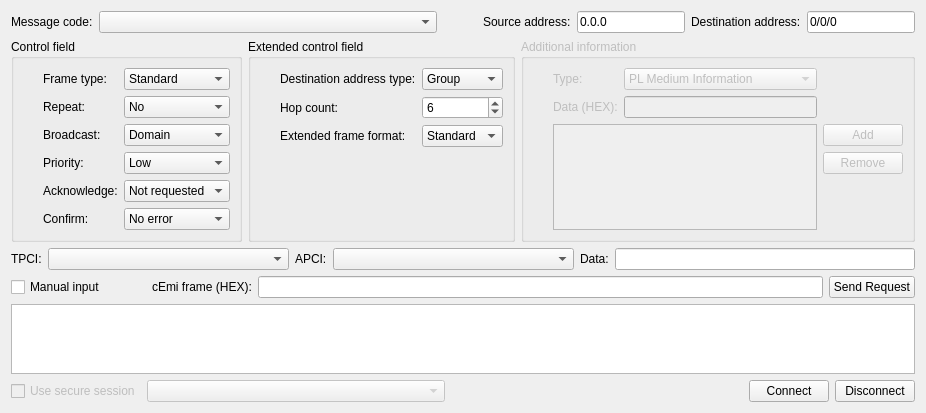
<?xml version="1.0" encoding="UTF-8"?>
<ui version="4.0">
 <class>Tunneling</class>
 <widget class="QWidget" name="Tunneling">
  <property name="geometry">
   <rect>
    <x>0</x>
    <y>0</y>
    <width>856</width>
    <height>404</height>
   </rect>
  </property>
  <property name="windowTitle">
   <string>Form</string>
  </property>
  <layout class="QVBoxLayout" name="verticalLayout_2">
   <item>
    <layout class="QHBoxLayout" name="horizontalLayout_3" stretch="0,1,0,0,0,0,0">
     <item>
      <widget class="QLabel" name="label">
       <property name="sizePolicy">
        <sizepolicy hsizetype="Maximum" vsizetype="Preferred">
         <horstretch>0</horstretch>
         <verstretch>0</verstretch>
        </sizepolicy>
       </property>
       <property name="text">
        <string>Message code:</string>
       </property>
      </widget>
     </item>
     <item>
      <widget class="QComboBox" name="mc">
       <property name="sizePolicy">
        <sizepolicy hsizetype="Preferred" vsizetype="MinimumExpanding">
         <horstretch>0</horstretch>
         <verstretch>0</verstretch>
        </sizepolicy>
       </property>
      </widget>
     </item>
     <item>
      <spacer name="horizontalSpacer_6">
       <property name="orientation">
        <enum>Qt::Horizontal</enum>
       </property>
       <property name="sizeHint" stdset="0">
        <size>
         <width>40</width>
         <height>20</height>
        </size>
       </property>
      </spacer>
     </item>
     <item>
      <widget class="QLabel" name="label_14">
       <property name="text">
        <string>Source address:</string>
       </property>
      </widget>
     </item>
     <item>
      <widget class="QLineEdit" name="sourceAddress">
       <property name="sizePolicy">
        <sizepolicy hsizetype="Maximum" vsizetype="Fixed">
         <horstretch>0</horstretch>
         <verstretch>0</verstretch>
        </sizepolicy>
       </property>
       <property name="text">
        <string>0.0.0</string>
       </property>
       <property name="maxLength">
        <number>9</number>
       </property>
      </widget>
     </item>
     <item>
      <widget class="QLabel" name="label_15">
       <property name="text">
        <string>Destination address:</string>
       </property>
      </widget>
     </item>
     <item>
      <widget class="QLineEdit" name="destAddress">
       <property name="sizePolicy">
        <sizepolicy hsizetype="Maximum" vsizetype="Fixed">
         <horstretch>0</horstretch>
         <verstretch>0</verstretch>
        </sizepolicy>
       </property>
       <property name="text">
        <string>0/0/0</string>
       </property>
      </widget>
     </item>
    </layout>
   </item>
   <item>
    <layout class="QHBoxLayout" name="horizontalLayout">
     <item>
      <layout class="QVBoxLayout" name="verticalLayout">
       <item>
        <widget class="QGroupBox" name="groupBox">
         <property name="title">
          <string>Control field</string>
         </property>
         <layout class="QGridLayout" name="gridLayout">
          <item row="5" column="2">
           <widget class="QComboBox" name="confirm">
            <item>
             <property name="text">
              <string>No error</string>
             </property>
            </item>
            <item>
             <property name="text">
              <string>Error</string>
             </property>
            </item>
           </widget>
          </item>
          <item row="4" column="1">
           <widget class="QLabel" name="label_10">
            <property name="text">
             <string>Acknowledge:</string>
            </property>
           </widget>
          </item>
          <item row="6" column="1">
           <spacer name="verticalSpacer_2">
            <property name="orientation">
             <enum>Qt::Vertical</enum>
            </property>
            <property name="sizeHint" stdset="0">
             <size>
              <width>20</width>
              <height>40</height>
             </size>
            </property>
           </spacer>
          </item>
          <item row="0" column="0">
           <spacer name="horizontalSpacer">
            <property name="orientation">
             <enum>Qt::Horizontal</enum>
            </property>
            <property name="sizeType">
             <enum>QSizePolicy::Fixed</enum>
            </property>
            <property name="sizeHint" stdset="0">
             <size>
              <width>20</width>
              <height>20</height>
             </size>
            </property>
           </spacer>
          </item>
          <item row="3" column="1">
           <widget class="QLabel" name="label_11">
            <property name="text">
             <string>Priority:</string>
            </property>
           </widget>
          </item>
          <item row="3" column="2">
           <widget class="QComboBox" name="priority">
            <property name="currentIndex">
             <number>3</number>
            </property>
            <item>
             <property name="text">
              <string>System</string>
             </property>
            </item>
            <item>
             <property name="text">
              <string>Normal</string>
             </property>
            </item>
            <item>
             <property name="text">
              <string>Urgent</string>
             </property>
            </item>
            <item>
             <property name="text">
              <string>Low</string>
             </property>
            </item>
           </widget>
          </item>
          <item row="2" column="2">
           <widget class="QComboBox" name="broadcast">
            <property name="currentIndex">
             <number>1</number>
            </property>
            <item>
             <property name="text">
              <string>System</string>
             </property>
            </item>
            <item>
             <property name="text">
              <string>Domain</string>
             </property>
            </item>
           </widget>
          </item>
          <item row="1" column="2">
           <widget class="QComboBox" name="repeat">
            <property name="currentIndex">
             <number>1</number>
            </property>
            <item>
             <property name="text">
              <string>Yes</string>
             </property>
            </item>
            <item>
             <property name="text">
              <string>No</string>
             </property>
            </item>
           </widget>
          </item>
          <item row="0" column="1">
           <widget class="QLabel" name="label_7">
            <property name="text">
             <string>Frame type:</string>
            </property>
           </widget>
          </item>
          <item row="2" column="1">
           <widget class="QLabel" name="label_8">
            <property name="text">
             <string>Broadcast:</string>
            </property>
           </widget>
          </item>
          <item row="1" column="1">
           <widget class="QLabel" name="label_9">
            <property name="text">
             <string>Repeat:</string>
            </property>
           </widget>
          </item>
          <item row="4" column="2">
           <widget class="QComboBox" name="acknowledge">
            <item>
             <property name="text">
              <string>Not requested</string>
             </property>
            </item>
            <item>
             <property name="text">
              <string>Requested</string>
             </property>
            </item>
           </widget>
          </item>
          <item row="5" column="1">
           <widget class="QLabel" name="label_12">
            <property name="text">
             <string>Confirm:</string>
            </property>
           </widget>
          </item>
          <item row="0" column="2">
           <widget class="QComboBox" name="frameFormat">
            <property name="currentIndex">
             <number>1</number>
            </property>
            <item>
             <property name="text">
              <string>Extended</string>
             </property>
            </item>
            <item>
             <property name="text">
              <string>Standard</string>
             </property>
            </item>
           </widget>
          </item>
         </layout>
        </widget>
       </item>
      </layout>
     </item>
     <item>
      <layout class="QVBoxLayout" name="verticalLayout_3">
       <item>
        <widget class="QGroupBox" name="groupBox_2">
         <property name="title">
          <string>Extended control field</string>
         </property>
         <layout class="QGridLayout" name="gridLayout_2">
          <item row="2" column="2">
           <widget class="QComboBox" name="extFrameFormat">
            <item>
             <property name="text">
              <string>Standard</string>
             </property>
            </item>
            <item>
             <property name="text">
              <string>LTE</string>
             </property>
            </item>
           </widget>
          </item>
          <item row="0" column="1">
           <widget class="QLabel" name="label_5">
            <property name="text">
             <string>Destination address type:</string>
            </property>
           </widget>
          </item>
          <item row="0" column="0">
           <spacer name="horizontalSpacer_4">
            <property name="orientation">
             <enum>Qt::Horizontal</enum>
            </property>
            <property name="sizeType">
             <enum>QSizePolicy::Fixed</enum>
            </property>
            <property name="sizeHint" stdset="0">
             <size>
              <width>20</width>
              <height>20</height>
             </size>
            </property>
           </spacer>
          </item>
          <item row="0" column="2">
           <widget class="QComboBox" name="destAddrType">
            <item>
             <property name="text">
              <string>Group</string>
             </property>
            </item>
            <item>
             <property name="text">
              <string>Individual</string>
             </property>
            </item>
           </widget>
          </item>
          <item row="2" column="1">
           <widget class="QLabel" name="label_6">
            <property name="text">
             <string>Extended frame format:</string>
            </property>
           </widget>
          </item>
          <item row="1" column="1">
           <widget class="QLabel" name="label_4">
            <property name="text">
             <string>Hop count:</string>
            </property>
           </widget>
          </item>
          <item row="1" column="2">
           <widget class="QSpinBox" name="hopCount">
            <property name="maximum">
             <number>7</number>
            </property>
            <property name="value">
             <number>6</number>
            </property>
           </widget>
          </item>
          <item row="3" column="1">
           <spacer name="verticalSpacer">
            <property name="orientation">
             <enum>Qt::Vertical</enum>
            </property>
            <property name="sizeHint" stdset="0">
             <size>
              <width>20</width>
              <height>40</height>
             </size>
            </property>
           </spacer>
          </item>
         </layout>
        </widget>
       </item>
      </layout>
     </item>
     <item>
      <widget class="QGroupBox" name="additionalInfo">
       <property name="enabled">
        <bool>false</bool>
       </property>
       <property name="title">
        <string>Additional information</string>
       </property>
       <layout class="QGridLayout" name="gridLayout_3">
        <item row="0" column="2">
         <widget class="QComboBox" name="additionalInfoTypes">
          <property name="currentText">
           <string>PL Medium Information</string>
          </property>
          <property name="currentIndex">
           <number>1</number>
          </property>
          <item>
           <property name="text">
            <string>Reserved</string>
           </property>
          </item>
          <item>
           <property name="text">
            <string>PL Medium Information</string>
           </property>
          </item>
          <item>
           <property name="text">
            <string>RF Medium Information</string>
           </property>
          </item>
          <item>
           <property name="text">
            <string>Busmonitor Status Info</string>
           </property>
          </item>
          <item>
           <property name="text">
            <string>Timestamp Relative</string>
           </property>
          </item>
          <item>
           <property name="text">
            <string>Time Delay Until Sending</string>
           </property>
          </item>
          <item>
           <property name="text">
            <string>Extended Relative Timestamp</string>
           </property>
          </item>
          <item>
           <property name="text">
            <string>BiBat Information</string>
           </property>
          </item>
          <item>
           <property name="text">
            <string>RF Multi Information</string>
           </property>
          </item>
          <item>
           <property name="text">
            <string>Preamble and Postamble</string>
           </property>
          </item>
          <item>
           <property name="text">
            <string>RF Fas tAcknowledgment</string>
           </property>
          </item>
          <item>
           <property name="text">
            <string>Manufacturer Specific Data</string>
           </property>
          </item>
          <item>
           <property name="text">
            <string>Escape Code</string>
           </property>
          </item>
         </widget>
        </item>
        <item row="1" column="2">
         <widget class="QLineEdit" name="additionallnfoData">
          <property name="maxLength">
           <number>4</number>
          </property>
         </widget>
        </item>
        <item row="0" column="0">
         <spacer name="horizontalSpacer_5">
          <property name="orientation">
           <enum>Qt::Horizontal</enum>
          </property>
          <property name="sizeType">
           <enum>QSizePolicy::Fixed</enum>
          </property>
          <property name="sizeHint" stdset="0">
           <size>
            <width>20</width>
            <height>20</height>
           </size>
          </property>
         </spacer>
        </item>
        <item row="0" column="1">
         <widget class="QLabel" name="label_25">
          <property name="sizePolicy">
           <sizepolicy hsizetype="Maximum" vsizetype="Preferred">
            <horstretch>0</horstretch>
            <verstretch>0</verstretch>
           </sizepolicy>
          </property>
          <property name="text">
           <string>Type:</string>
          </property>
         </widget>
        </item>
        <item row="1" column="1">
         <widget class="QLabel" name="label_26">
          <property name="text">
           <string>Data (HEX):</string>
          </property>
         </widget>
        </item>
        <item row="2" column="1" rowspan="3" colspan="2">
         <widget class="QListWidget" name="additionalInfosList"/>
        </item>
        <item row="2" column="3">
         <widget class="QPushButton" name="addAdditionalInfo">
          <property name="text">
           <string>Add</string>
          </property>
         </widget>
        </item>
        <item row="3" column="3">
         <widget class="QPushButton" name="removeAdditionalInfo">
          <property name="text">
           <string>Remove</string>
          </property>
         </widget>
        </item>
       </layout>
      </widget>
     </item>
    </layout>
   </item>
   <item>
    <layout class="QHBoxLayout" name="horizontalLayout_4">
     <item>
      <widget class="QLabel" name="label_3">
       <property name="sizePolicy">
        <sizepolicy hsizetype="Maximum" vsizetype="Preferred">
         <horstretch>0</horstretch>
         <verstretch>0</verstretch>
        </sizepolicy>
       </property>
       <property name="text">
        <string>TPCI:</string>
       </property>
      </widget>
     </item>
     <item>
      <widget class="QComboBox" name="tpci"/>
     </item>
     <item>
      <widget class="QLabel" name="label_2">
       <property name="sizePolicy">
        <sizepolicy hsizetype="Maximum" vsizetype="Preferred">
         <horstretch>0</horstretch>
         <verstretch>0</verstretch>
        </sizepolicy>
       </property>
       <property name="text">
        <string>APCI:</string>
       </property>
      </widget>
     </item>
     <item>
      <widget class="QComboBox" name="apci"/>
     </item>
     <item>
      <widget class="QLabel" name="label_16">
       <property name="sizePolicy">
        <sizepolicy hsizetype="Maximum" vsizetype="Preferred">
         <horstretch>0</horstretch>
         <verstretch>0</verstretch>
        </sizepolicy>
       </property>
       <property name="text">
        <string>Data:</string>
       </property>
      </widget>
     </item>
     <item>
      <widget class="QLineEdit" name="data">
       <property name="sizePolicy">
        <sizepolicy hsizetype="Fixed" vsizetype="Fixed">
         <horstretch>0</horstretch>
         <verstretch>0</verstretch>
        </sizepolicy>
       </property>
       <property name="minimumSize">
        <size>
         <width>300</width>
         <height>0</height>
        </size>
       </property>
       <property name="text">
        <string/>
       </property>
      </widget>
     </item>
    </layout>
   </item>
   <item>
    <layout class="QHBoxLayout" name="horizontalLayout_5">
     <item>
      <widget class="QCheckBox" name="manualInput">
       <property name="text">
        <string>Manual input</string>
       </property>
      </widget>
     </item>
     <item>
      <spacer name="horizontalSpacer_7">
       <property name="orientation">
        <enum>Qt::Horizontal</enum>
       </property>
       <property name="sizeType">
        <enum>QSizePolicy::Fixed</enum>
       </property>
       <property name="sizeHint" stdset="0">
        <size>
         <width>40</width>
         <height>20</height>
        </size>
       </property>
      </spacer>
     </item>
     <item>
      <widget class="QLabel" name="label_17">
       <property name="sizePolicy">
        <sizepolicy hsizetype="Maximum" vsizetype="Preferred">
         <horstretch>0</horstretch>
         <verstretch>0</verstretch>
        </sizepolicy>
       </property>
       <property name="text">
        <string>cEmi frame (HEX):</string>
       </property>
      </widget>
     </item>
     <item>
      <widget class="QLineEdit" name="cemiFrame">
       <property name="enabled">
        <bool>true</bool>
       </property>
       <property name="text">
        <string/>
       </property>
       <property name="readOnly">
        <bool>true</bool>
       </property>
      </widget>
     </item>
     <item>
      <widget class="QPushButton" name="tunnelingSendRequest">
       <property name="sizePolicy">
        <sizepolicy hsizetype="Maximum" vsizetype="Fixed">
         <horstretch>0</horstretch>
         <verstretch>0</verstretch>
        </sizepolicy>
       </property>
       <property name="text">
        <string>Send Request</string>
       </property>
      </widget>
     </item>
    </layout>
   </item>
   <item>
    <widget class="QTextEdit" name="textOuputTunneling">
     <property name="focusPolicy">
      <enum>Qt::StrongFocus</enum>
     </property>
     <property name="contextMenuPolicy">
      <enum>Qt::DefaultContextMenu</enum>
     </property>
     <property name="acceptDrops">
      <bool>false</bool>
     </property>
     <property name="undoRedoEnabled">
      <bool>false</bool>
     </property>
     <property name="readOnly">
      <bool>true</bool>
     </property>
    </widget>
   </item>
   <item>
    <layout class="QHBoxLayout" name="horizontalLayout_2">
     <item>
      <widget class="QCheckBox" name="secureSessionCheckBox">
       <property name="enabled">
        <bool>false</bool>
       </property>
       <property name="text">
        <string>Use secure session</string>
       </property>
      </widget>
     </item>
     <item>
      <widget class="QComboBox" name="secureSessionCb">
       <property name="enabled">
        <bool>false</bool>
       </property>
       <property name="sizePolicy">
        <sizepolicy hsizetype="MinimumExpanding" vsizetype="Fixed">
         <horstretch>0</horstretch>
         <verstretch>0</verstretch>
        </sizepolicy>
       </property>
      </widget>
     </item>
     <item>
      <spacer name="horizontalSpacer_2">
       <property name="orientation">
        <enum>Qt::Horizontal</enum>
       </property>
       <property name="sizeType">
        <enum>QSizePolicy::Expanding</enum>
       </property>
       <property name="sizeHint" stdset="0">
        <size>
         <width>40</width>
         <height>20</height>
        </size>
       </property>
      </spacer>
     </item>
     <item>
      <widget class="QPushButton" name="connectTunneling">
       <property name="text">
        <string>Connect</string>
       </property>
      </widget>
     </item>
     <item>
      <widget class="QPushButton" name="disconnectTunneling">
       <property name="text">
        <string>Disconnect</string>
       </property>
      </widget>
     </item>
    </layout>
   </item>
  </layout>
 </widget>
 <tabstops>
  <tabstop>mc</tabstop>
  <tabstop>sourceAddress</tabstop>
  <tabstop>destAddress</tabstop>
  <tabstop>frameFormat</tabstop>
  <tabstop>repeat</tabstop>
  <tabstop>broadcast</tabstop>
  <tabstop>priority</tabstop>
  <tabstop>acknowledge</tabstop>
  <tabstop>confirm</tabstop>
  <tabstop>destAddrType</tabstop>
  <tabstop>hopCount</tabstop>
  <tabstop>extFrameFormat</tabstop>
  <tabstop>additionalInfoTypes</tabstop>
  <tabstop>additionallnfoData</tabstop>
  <tabstop>addAdditionalInfo</tabstop>
  <tabstop>removeAdditionalInfo</tabstop>
  <tabstop>tpci</tabstop>
  <tabstop>apci</tabstop>
  <tabstop>data</tabstop>
  <tabstop>manualInput</tabstop>
  <tabstop>tunnelingSendRequest</tabstop>
 </tabstops>
 <resources/>
 <connections>
  <connection>
   <sender>manualInput</sender>
   <signal>clicked(bool)</signal>
   <receiver>label</receiver>
   <slot>setDisabled(bool)</slot>
   <hints>
    <hint type="sourcelabel">
     <x>26</x>
     <y>282</y>
    </hint>
    <hint type="destinationlabel">
     <x>23</x>
     <y>23</y>
    </hint>
   </hints>
  </connection>
  <connection>
   <sender>manualInput</sender>
   <signal>clicked(bool)</signal>
   <receiver>mc</receiver>
   <slot>setDisabled(bool)</slot>
   <hints>
    <hint type="sourcelabel">
     <x>47</x>
     <y>282</y>
    </hint>
    <hint type="destinationlabel">
     <x>94</x>
     <y>21</y>
    </hint>
   </hints>
  </connection>
  <connection>
   <sender>manualInput</sender>
   <signal>clicked(bool)</signal>
   <receiver>groupBox</receiver>
   <slot>setDisabled(bool)</slot>
   <hints>
    <hint type="sourcelabel">
     <x>68</x>
     <y>282</y>
    </hint>
    <hint type="destinationlabel">
     <x>42</x>
     <y>121</y>
    </hint>
   </hints>
  </connection>
  <connection>
   <sender>manualInput</sender>
   <signal>clicked(bool)</signal>
   <receiver>groupBox_2</receiver>
   <slot>setDisabled(bool)</slot>
   <hints>
    <hint type="sourcelabel">
     <x>79</x>
     <y>282</y>
    </hint>
    <hint type="destinationlabel">
     <x>462</x>
     <y>143</y>
    </hint>
   </hints>
  </connection>
  <connection>
   <sender>manualInput</sender>
   <signal>clicked(bool)</signal>
   <receiver>sourceAddress</receiver>
   <slot>setDisabled(bool)</slot>
   <hints>
    <hint type="sourcelabel">
     <x>24</x>
     <y>282</y>
    </hint>
    <hint type="destinationlabel">
     <x>576</x>
     <y>29</y>
    </hint>
   </hints>
  </connection>
  <connection>
   <sender>manualInput</sender>
   <signal>clicked(bool)</signal>
   <receiver>label_14</receiver>
   <slot>setDisabled(bool)</slot>
   <hints>
    <hint type="sourcelabel">
     <x>66</x>
     <y>282</y>
    </hint>
    <hint type="destinationlabel">
     <x>402</x>
     <y>29</y>
    </hint>
   </hints>
  </connection>
  <connection>
   <sender>manualInput</sender>
   <signal>clicked(bool)</signal>
   <receiver>label_15</receiver>
   <slot>setDisabled(bool)</slot>
   <hints>
    <hint type="sourcelabel">
     <x>67</x>
     <y>282</y>
    </hint>
    <hint type="destinationlabel">
     <x>706</x>
     <y>29</y>
    </hint>
   </hints>
  </connection>
  <connection>
   <sender>manualInput</sender>
   <signal>clicked(bool)</signal>
   <receiver>destAddress</receiver>
   <slot>setDisabled(bool)</slot>
   <hints>
    <hint type="sourcelabel">
     <x>60</x>
     <y>282</y>
    </hint>
    <hint type="destinationlabel">
     <x>845</x>
     <y>29</y>
    </hint>
   </hints>
  </connection>
  <connection>
   <sender>manualInput</sender>
   <signal>clicked(bool)</signal>
   <receiver>label_16</receiver>
   <slot>setDisabled(bool)</slot>
   <hints>
    <hint type="sourcelabel">
     <x>39</x>
     <y>282</y>
    </hint>
    <hint type="destinationlabel">
     <x>539</x>
     <y>254</y>
    </hint>
   </hints>
  </connection>
  <connection>
   <sender>manualInput</sender>
   <signal>clicked(bool)</signal>
   <receiver>data</receiver>
   <slot>setDisabled(bool)</slot>
   <hints>
    <hint type="sourcelabel">
     <x>89</x>
     <y>282</y>
    </hint>
    <hint type="destinationlabel">
     <x>680</x>
     <y>250</y>
    </hint>
   </hints>
  </connection>
  <connection>
   <sender>manualInput</sender>
   <signal>clicked(bool)</signal>
   <receiver>label_2</receiver>
   <slot>setDisabled(bool)</slot>
   <hints>
    <hint type="sourcelabel">
     <x>22</x>
     <y>282</y>
    </hint>
    <hint type="destinationlabel">
     <x>280</x>
     <y>254</y>
    </hint>
   </hints>
  </connection>
  <connection>
   <sender>manualInput</sender>
   <signal>clicked(bool)</signal>
   <receiver>apci</receiver>
   <slot>setDisabled(bool)</slot>
   <hints>
    <hint type="sourcelabel">
     <x>25</x>
     <y>282</y>
    </hint>
    <hint type="destinationlabel">
     <x>411</x>
     <y>254</y>
    </hint>
   </hints>
  </connection>
  <connection>
   <sender>manualInput</sender>
   <signal>clicked(bool)</signal>
   <receiver>label_3</receiver>
   <slot>setDisabled(bool)</slot>
   <hints>
    <hint type="sourcelabel">
     <x>61</x>
     <y>282</y>
    </hint>
    <hint type="destinationlabel">
     <x>36</x>
     <y>254</y>
    </hint>
   </hints>
  </connection>
  <connection>
   <sender>manualInput</sender>
   <signal>clicked(bool)</signal>
   <receiver>tpci</receiver>
   <slot>setDisabled(bool)</slot>
   <hints>
    <hint type="sourcelabel">
     <x>61</x>
     <y>282</y>
    </hint>
    <hint type="destinationlabel">
     <x>254</x>
     <y>254</y>
    </hint>
   </hints>
  </connection>
  <connection>
   <sender>secureSessionCheckBox</sender>
   <signal>toggled(bool)</signal>
   <receiver>secureSessionCb</receiver>
   <slot>setEnabled(bool)</slot>
   <hints>
    <hint type="sourcelabel">
     <x>75</x>
     <y>384</y>
    </hint>
    <hint type="destinationlabel">
     <x>150</x>
     <y>383</y>
    </hint>
   </hints>
  </connection>
 </connections>
</ui>
